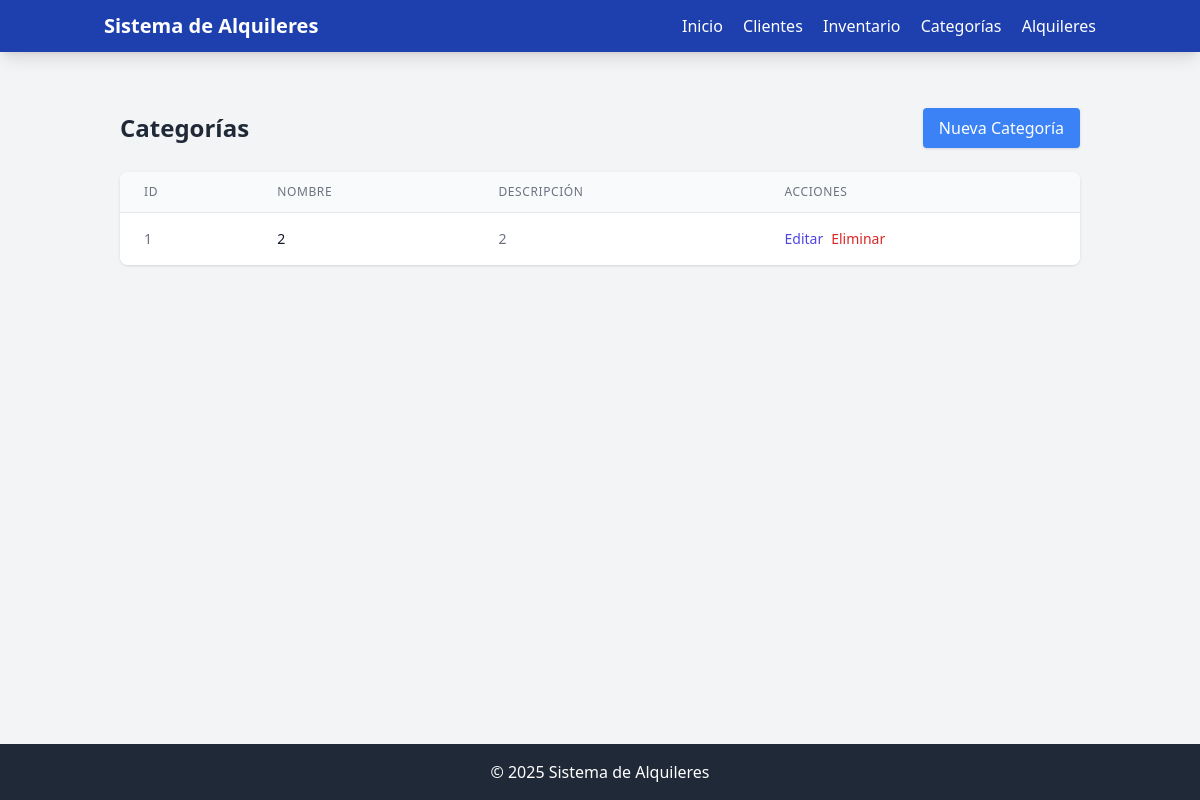
Page /categorias/ on the earlier database version.
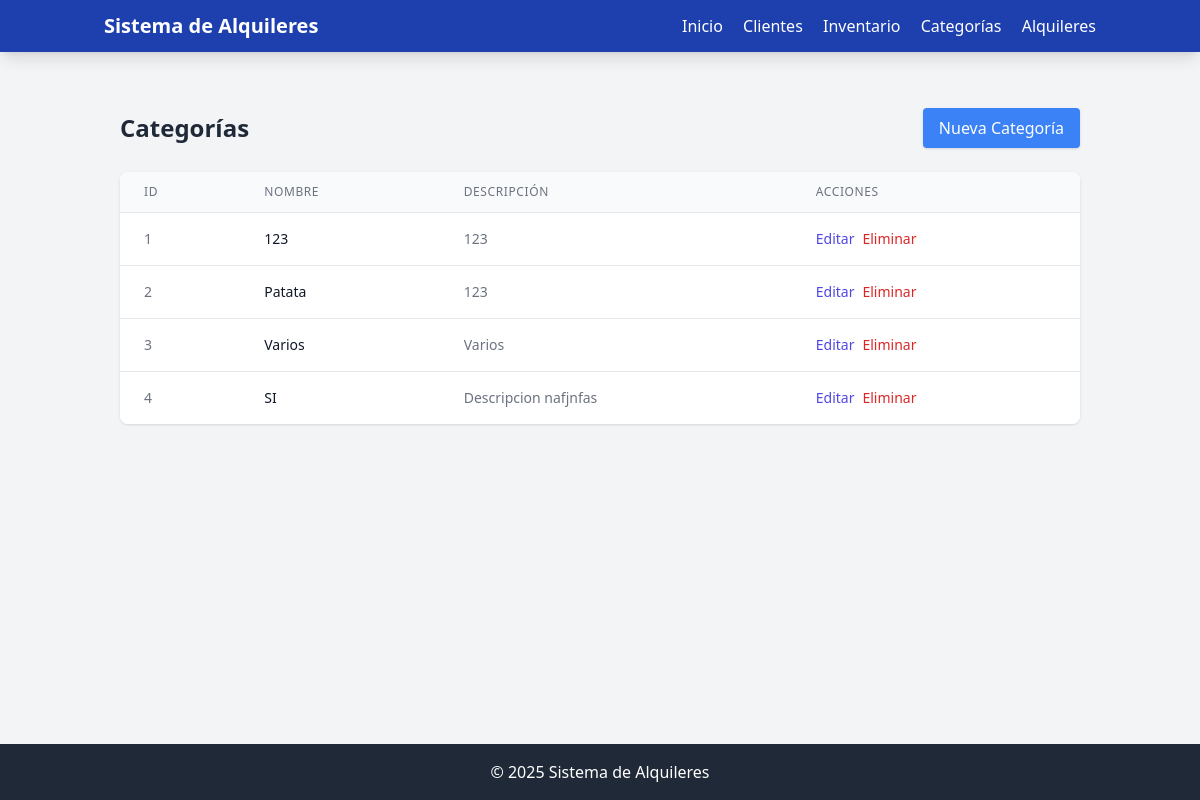
Same page on the later database version.
### app.py (models this page shows, shortened)
class Categoria(db.Model):
    id = db.Column(db.Integer, primary_key=True, autoincrement=True)
    nombre = db.Column(db.String(100), nullable=False)
    descripcion = db.Column(db.String(255), nullable=True)

### app.py (the view)
@app.route('/categorias/')
def ver_categorias():
    categorias = Categoria.query.all()
    return render_template('categorias.html', categorias=categorias)

### app.py (called while the page is built)
@app.context_processor
def utility_processor():
        def productos_por_categoria(categoria_id):
            return Inventario.query.filter_by(categoria_id=categoria_id).count()
        return dict(productos_por_categoria=productos_por_categoria)

### templates/categorias.html (shortened to what the changed rows need)
<html lang="es">
<head>
    <script src="https://cdn.tailwindcss.com"></script>
    <link rel="stylesheet" href="https://cdnjs.cloudflare.com/ajax/libs/font-awesome/6.0.0-beta3/css/all.min.css">
</head>
<body class="bg-gray-100 min-h-screen flex flex-col">
    <main class="container mx-auto px-4 py-6 flex-grow">
<div class="container mx-auto px-4 py-8">
    <div class="flex justify-between items-center mb-6">
        <h1 class="text-2xl font-bold text-gray-800">Categorías</h1>
    </div>
    {% if categorias %}
        <div class="bg-white shadow rounded-lg overflow-hidden">
            <table class="min-w-full divide-y divide-gray-200">
                <thead class="bg-gray-50">
                    <tr>
                        <th scope="col" class="px-6 py-3 text-left text-xs font-medium text-gray-500 uppercase tracking-wider">ID</th>
                        <th scope="col" class="px-6 py-3 text-left text-xs font-medium text-gray-500 uppercase tracking-wider">Nombre</th>
                        <th scope="col" class="px-6 py-3 text-left text-xs font-medium text-gray-500 uppercase tracking-wider">Descripción</th>
                        <th scope="col" class="px-6 py-3 text-left text-xs font-medium text-gray-500 uppercase tracking-wider">Acciones</th>
                    </tr>
                </thead>
                <tbody class="bg-white divide-y divide-gray-200">
                    {% for categoria in categorias %}
                    <tr class="hover:bg-gray-50 cursor-pointer" onclick="window.location.href='/categoria/{{ categoria.id }}'">                        <td class="px-6 py-4 whitespace-nowrap text-sm text-gray-500">{{ categoria.id }}</td>
                        <td class="px-6 py-4 whitespace-nowrap text-sm font-medium text-gray-900">{{ categoria.nombre }}</td>
                        <td class="px-6 py-4 text-sm text-gray-500">
                            {% if categoria.descripcion %}
                                {{ categoria.descripcion }}
                            {% else %}
                                <span class="text-gray-400 italic">Sin descripción</span>
                            {% endif %}
                        </td>
                        <td class="px-6 py-4 whitespace-nowrap text-sm font-medium">
                            <div class="flex space-x-2">
                                <button  onclick="event.stopPropagation();editarCategoria('{{ categoria.id }}', '{{ categoria.nombre }}', '{{ categoria.descripcion }}')" class="text-indigo-600 hover:text-indigo-900 ">Editar</button>
                                <a href="{{ url_for('eliminar_categoria', id=categoria.id) }}" class="text-red-600 hover:text-red-900" onclick="event.stopPropagation();return confirm('¿Está seguro que desea eliminar esta categoría?')">Eliminar</a>
                            </div>
                        </td>
                    </tr>
                    {% endfor %}
                </tbody>
            </table>
        </div>
    {% else %}
        <div class="bg-white shadow rounded-lg p-6 text-center">
            <p class="text-gray-500">No hay categorías disponibles.</p>
                </div>
    {% endif %}
</div>
</main>
</body>
</html>

Differences in the rows shown:
changed Categoria id 1: nombre "2" → "123"; descripcion "2" → "123"
added Categoria: id "2", nombre "Patata", descripcion "123"
added Categoria: id "3", nombre "Varios", descripcion "Varios"
added Categoria: id "4", nombre "SI", descripcion "Descripcion nafjnfas"
